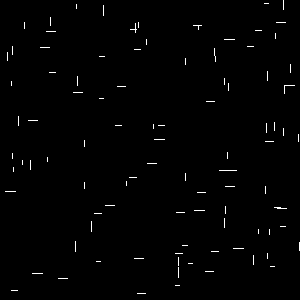
#> input picture aula7/horver.png, 300 x 300 px
$ python aula_7_licao_1.py
#> lines starting #> are read from the running program, lines starting #| are printed output that depends on the picture
"""
Lição de casa 1
A imagem horver.png contém traços horizontais e verticais. Escreva um programa
que lê horver.png e separa os traços horizontais dos verticais usando morfologia matemática,
gerando hor.png e ver.png respectivamente com traços horizontais e verticais somente.

Código desenvolvido por: Beatriz Soares Passanezi - 10336167
"""

import cv2
import numpy as np
import matplotlib.pyplot as plt

horver = cv2.imread("horver.png")
#> horver is the input picture: shape (300, 300, 3); 0.9% white in thin lines or dots

kernel_hor = np.array([[1, 1, 1, 1, 1]],np.uint8)  # kernel para detectar traços horizontais
kernel_ver = np.array([[1],[1], [1], [1]],np.uint8)  # kernel para detectar traços verticais

# Aplicando abertura na imagem usando os respectivos kernels
horver_hor = cv2.morphologyEx(horver, cv2.MORPH_OPEN, kernel_hor)
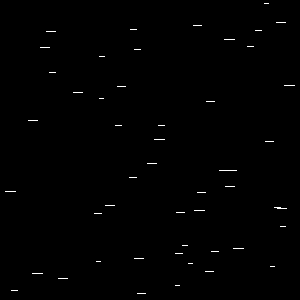
#> horver_hor: shape (300, 300, 3); 0.47% white in thin lines or dots
horver_ver = cv2.morphologyEx(horver, cv2.MORPH_OPEN, kernel_ver)
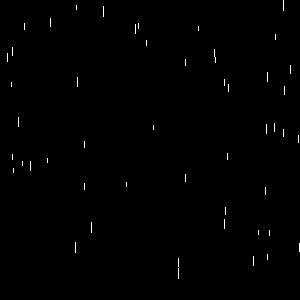
#> horver_ver: shape (300, 300, 3); 0.44% white in thin lines or dots

# Salvando as imagens
cv2.imwrite("hor.png", horver_hor)
cv2.imwrite("ver.png", horver_ver)

# Exibindo as imagens criadas
fig, ax = plt.subplots(1, 3, figsize=(12, 6))

ax[0].imshow(horver)
ax[0].set_title("Imagem original")

ax[1].imshow(horver_hor)
ax[1].set_title("Imagem com traços horizontais")

ax[2].imshow(horver_ver)
ax[2].set_title("Imagem com traços verticais")

plt.show()
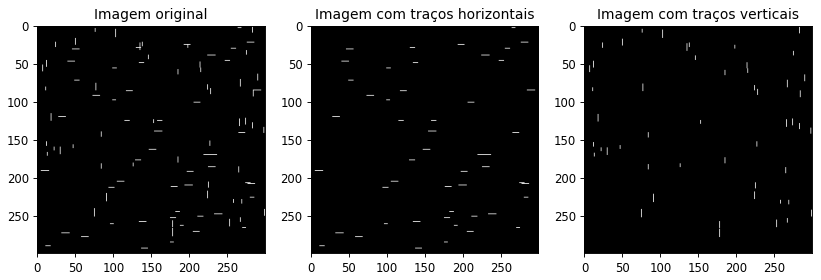
#> figure drawn by matplotlib, 3 panels
